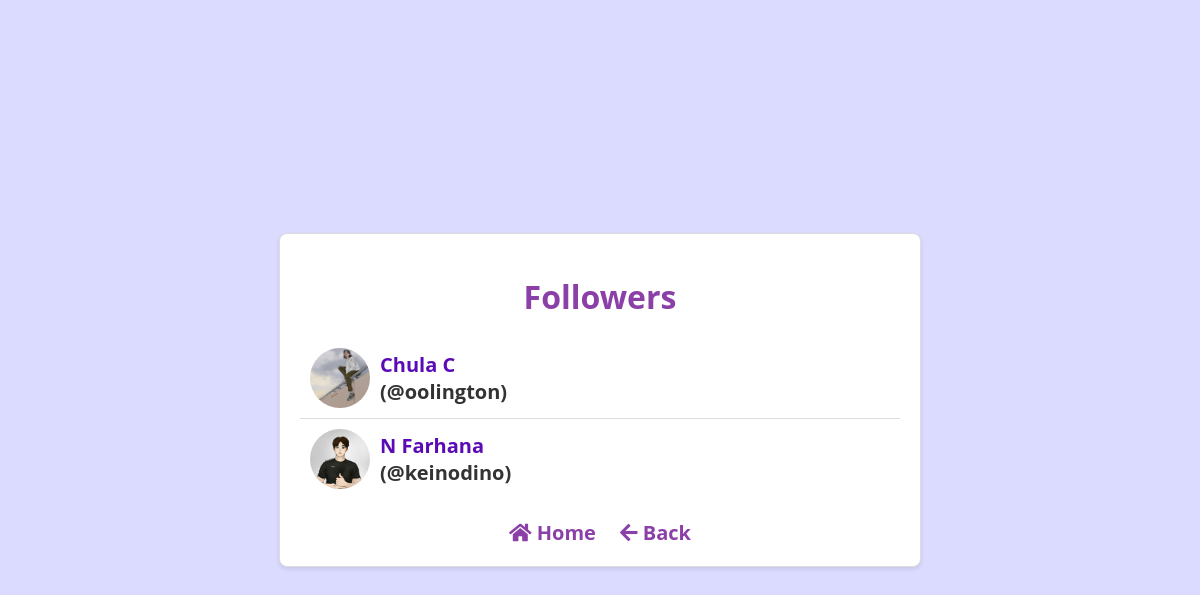
Page /followers.php?user_id=1 on the committed database.
### tables this page shows
CREATE TABLE `users` (
  `id` int(11) NOT NULL,
  `email` varchar(255) NOT NULL,
  `display_name` varchar(255) NOT NULL,
  `username` varchar(50) NOT NULL,
  `password` varchar(255) NOT NULL,
  `profile_picture` varchar(255) DEFAULT NULL,
  `profile_banner` varchar(255) DEFAULT NULL,
  `bio` text DEFAULT NULL,
  `created_at` datetime NOT NULL DEFAULT current_timestamp(),
  `updated_at` datetime DEFAULT current_timestamp() ON UPDATE current_timestamp(),
  `notifications` tinyint(1) NOT NULL DEFAULT 1
);

### followers.php (the view, shortened to what this page needs)
<?php
require_once("includes/db_connect.php");
$user_id = isset($_GET['user_id']) ? $_GET['user_id'] : (isset($_SESSION['user_id']) ? $_SESSION['user_id'] : null);
$current_user_id = isset($_SESSION['user_id']) ? $_SESSION['user_id'] : null;
if ($user_id) {
    $stmt = $conn->prepare("SELECT username FROM users WHERE id = ?");
    $stmt->bind_param("i", $user_id);
    $stmt->execute();
    $result = $stmt->get_result();
    $viewed_user = $result->fetch_assoc();
    $viewed_user_username = $viewed_user['username'];
    $stmt = $conn->prepare("
        SELECT users.*,
               EXISTS(SELECT 1 FROM follows WHERE follower_id = ? AND following_id = users.id) AS is_following_back,
               EXISTS(SELECT 1 FROM follows WHERE follower_id = ? AND following_id = users.id) AS current_user_follows
        FROM follows
        JOIN users ON follows.follower_id = users.id
        WHERE follows.following_id = ?
    ");
    $stmt->bind_param("iii", $current_user_id, $current_user_id, $user_id);
    $stmt->execute();
    $followers = $stmt->get_result()->fetch_all(MYSQLI_ASSOC);
} else {
    $followers = [];
    $viewed_user_username = "Unknown User";
}
?>
<!DOCTYPE html>
<html lang="en">
<head>
    <link rel="stylesheet" href="style.css">
    <link rel="stylesheet" href="https://use.fontawesome.com/releases/v5.15.4/css/all.css">
</head>
<body class="followers-body">
    <div class="followers-container">
        <h1>Followers</h1>
        <?php if (empty($followers)): ?>
        <p><?php echo htmlspecialchars($viewed_user_username); ?> has no followers yet.</p>
        <?php else: ?>
        <ul class="followers-list">
            <?php foreach ($followers as $follower): ?>
            <li class="follower-item">
                <a href="profile.php?user_id=<?php echo htmlspecialchars($follower['id']); ?>" class="follower-link">
                    <img src="<?php echo htmlspecialchars($follower['profile_picture']); ?>" alt="Profile Picture"
                        class="profile-picture-small">
                    <div class="follower-info">
                        <span class="follower-name"><?php echo htmlspecialchars($follower['display_name']); ?></span>
                        <span class="follower-username">(@<?php echo htmlspecialchars($follower['username']); ?>)</span>
                    </div>
                </a>
            </li>
            <?php endforeach; ?>
        </ul>
        <?php endif; ?>
        <nav class="followers-nav">
            <a href="index.php" class="nav-link"><i class="fas fa-home"></i> Home</a>
            <a href="javascript:history.back()" class="nav-link"><i class="fas fa-arrow-left"></i> Back</a>
        </nav>
    </div>
</body>
</html>

### style.css (style rules this page uses)
body { font-family: "Montserrat", "Open Sans", Inter, Arial, sans-serif; margin: 0; padding: 0; background-color: #dadbff; text-decoration: none !important; min-height: 100vh; color: #333; font-weight: bold; }
h1 { text-decoration: none; }
a { text-decoration: none; }
.followers-body { background-color: #dadbff; justify-content: center; align-items: center; margin: 0 auto; display: flex; }
.followers-container { background-color: #ffffff; border: 1px solid #ddd; border-radius: 8px; box-shadow: 0 2px 4px rgba(0, 0, 0, 0.1); padding: 20px; width: 600px; text-align: center; }
.followers-container h1 { color: #8b40a8; margin-bottom: 20px; }
.followers-list { list-style: none; padding: 0; margin: 0; }
.follower-item { display: flex; align-items: center; justify-content: space-between; padding: 10px; border-bottom: 1px solid #ddd; }
.follower-item:last-child { border-bottom: none; }
.profile-picture-small { width: 60px; height: 60px; border-radius: 50%; object-fit: cover; margin-right: 10px; }
.follower-info { flex-grow: 1; text-align: left; }
.follower-name { display: block; font-size: 20px; color: #5b0bb5; }
.follower-username { display: block; font-size: 20px; color: #333; }
.followers-nav { margin-top: 20px; }
.nav-link { text-decoration: none; color: #8b40a8; font-size: 20px; transition: color 0.3s ease; margin: 0 10px; }
.follower-link { display: flex; align-items: center; text-decoration: none; color: inherit; }

### rows in the picture
users: profile_picture (picture), display_name "Chula C", username "oolington"
users: profile_picture (picture), display_name "N Farhana", username "keinodino"
